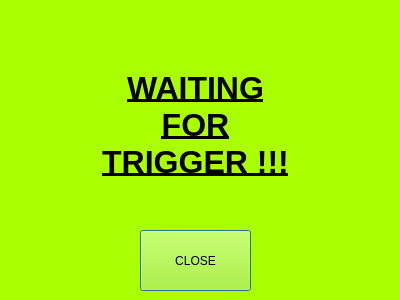
<?xml version="1.0" encoding="UTF-8"?>
<ui version="4.0">
 <class>waitForTriggerClass</class>
 <widget class="QDialog" name="waitForTriggerClass">
  <property name="geometry">
   <rect>
    <x>0</x>
    <y>0</y>
    <width>400</width>
    <height>300</height>
   </rect>
  </property>
  <property name="palette">
   <palette>
    <active>
     <colorrole role="WindowText">
      <brush brushstyle="SolidPattern">
       <color alpha="255">
        <red>0</red>
        <green>0</green>
        <blue>0</blue>
       </color>
      </brush>
     </colorrole>
     <colorrole role="Button">
      <brush brushstyle="SolidPattern">
       <color alpha="255">
        <red>170</red>
        <green>255</green>
        <blue>0</blue>
       </color>
      </brush>
     </colorrole>
     <colorrole role="Light">
      <brush brushstyle="SolidPattern">
       <color alpha="255">
        <red>213</red>
        <green>255</green>
        <blue>127</blue>
       </color>
      </brush>
     </colorrole>
     <colorrole role="Midlight">
      <brush brushstyle="SolidPattern">
       <color alpha="255">
        <red>191</red>
        <green>255</green>
        <blue>63</blue>
       </color>
      </brush>
     </colorrole>
     <colorrole role="Dark">
      <brush brushstyle="SolidPattern">
       <color alpha="255">
        <red>85</red>
        <green>127</green>
        <blue>0</blue>
       </color>
      </brush>
     </colorrole>
     <colorrole role="Mid">
      <brush brushstyle="SolidPattern">
       <color alpha="255">
        <red>113</red>
        <green>170</green>
        <blue>0</blue>
       </color>
      </brush>
     </colorrole>
     <colorrole role="Text">
      <brush brushstyle="SolidPattern">
       <color alpha="255">
        <red>0</red>
        <green>0</green>
        <blue>0</blue>
       </color>
      </brush>
     </colorrole>
     <colorrole role="BrightText">
      <brush brushstyle="SolidPattern">
       <color alpha="255">
        <red>255</red>
        <green>255</green>
        <blue>255</blue>
       </color>
      </brush>
     </colorrole>
     <colorrole role="ButtonText">
      <brush brushstyle="SolidPattern">
       <color alpha="255">
        <red>0</red>
        <green>0</green>
        <blue>0</blue>
       </color>
      </brush>
     </colorrole>
     <colorrole role="Base">
      <brush brushstyle="SolidPattern">
       <color alpha="255">
        <red>255</red>
        <green>255</green>
        <blue>255</blue>
       </color>
      </brush>
     </colorrole>
     <colorrole role="Window">
      <brush brushstyle="SolidPattern">
       <color alpha="255">
        <red>170</red>
        <green>255</green>
        <blue>0</blue>
       </color>
      </brush>
     </colorrole>
     <colorrole role="Shadow">
      <brush brushstyle="SolidPattern">
       <color alpha="255">
        <red>0</red>
        <green>0</green>
        <blue>0</blue>
       </color>
      </brush>
     </colorrole>
     <colorrole role="AlternateBase">
      <brush brushstyle="SolidPattern">
       <color alpha="255">
        <red>212</red>
        <green>255</green>
        <blue>127</blue>
       </color>
      </brush>
     </colorrole>
     <colorrole role="ToolTipBase">
      <brush brushstyle="SolidPattern">
       <color alpha="255">
        <red>255</red>
        <green>255</green>
        <blue>220</blue>
       </color>
      </brush>
     </colorrole>
     <colorrole role="ToolTipText">
      <brush brushstyle="SolidPattern">
       <color alpha="255">
        <red>0</red>
        <green>0</green>
        <blue>0</blue>
       </color>
      </brush>
     </colorrole>
    </active>
    <inactive>
     <colorrole role="WindowText">
      <brush brushstyle="SolidPattern">
       <color alpha="255">
        <red>0</red>
        <green>0</green>
        <blue>0</blue>
       </color>
      </brush>
     </colorrole>
     <colorrole role="Button">
      <brush brushstyle="SolidPattern">
       <color alpha="255">
        <red>170</red>
        <green>255</green>
        <blue>0</blue>
       </color>
      </brush>
     </colorrole>
     <colorrole role="Light">
      <brush brushstyle="SolidPattern">
       <color alpha="255">
        <red>213</red>
        <green>255</green>
        <blue>127</blue>
       </color>
      </brush>
     </colorrole>
     <colorrole role="Midlight">
      <brush brushstyle="SolidPattern">
       <color alpha="255">
        <red>191</red>
        <green>255</green>
        <blue>63</blue>
       </color>
      </brush>
     </colorrole>
     <colorrole role="Dark">
      <brush brushstyle="SolidPattern">
       <color alpha="255">
        <red>85</red>
        <green>127</green>
        <blue>0</blue>
       </color>
      </brush>
     </colorrole>
     <colorrole role="Mid">
      <brush brushstyle="SolidPattern">
       <color alpha="255">
        <red>113</red>
        <green>170</green>
        <blue>0</blue>
       </color>
      </brush>
     </colorrole>
     <colorrole role="Text">
      <brush brushstyle="SolidPattern">
       <color alpha="255">
        <red>0</red>
        <green>0</green>
        <blue>0</blue>
       </color>
      </brush>
     </colorrole>
     <colorrole role="BrightText">
      <brush brushstyle="SolidPattern">
       <color alpha="255">
        <red>255</red>
        <green>255</green>
        <blue>255</blue>
       </color>
      </brush>
     </colorrole>
     <colorrole role="ButtonText">
      <brush brushstyle="SolidPattern">
       <color alpha="255">
        <red>0</red>
        <green>0</green>
        <blue>0</blue>
       </color>
      </brush>
     </colorrole>
     <colorrole role="Base">
      <brush brushstyle="SolidPattern">
       <color alpha="255">
        <red>255</red>
        <green>255</green>
        <blue>255</blue>
       </color>
      </brush>
     </colorrole>
     <colorrole role="Window">
      <brush brushstyle="SolidPattern">
       <color alpha="255">
        <red>170</red>
        <green>255</green>
        <blue>0</blue>
       </color>
      </brush>
     </colorrole>
     <colorrole role="Shadow">
      <brush brushstyle="SolidPattern">
       <color alpha="255">
        <red>0</red>
        <green>0</green>
        <blue>0</blue>
       </color>
      </brush>
     </colorrole>
     <colorrole role="AlternateBase">
      <brush brushstyle="SolidPattern">
       <color alpha="255">
        <red>212</red>
        <green>255</green>
        <blue>127</blue>
       </color>
      </brush>
     </colorrole>
     <colorrole role="ToolTipBase">
      <brush brushstyle="SolidPattern">
       <color alpha="255">
        <red>255</red>
        <green>255</green>
        <blue>220</blue>
       </color>
      </brush>
     </colorrole>
     <colorrole role="ToolTipText">
      <brush brushstyle="SolidPattern">
       <color alpha="255">
        <red>0</red>
        <green>0</green>
        <blue>0</blue>
       </color>
      </brush>
     </colorrole>
    </inactive>
    <disabled>
     <colorrole role="WindowText">
      <brush brushstyle="SolidPattern">
       <color alpha="255">
        <red>85</red>
        <green>127</green>
        <blue>0</blue>
       </color>
      </brush>
     </colorrole>
     <colorrole role="Button">
      <brush brushstyle="SolidPattern">
       <color alpha="255">
        <red>170</red>
        <green>255</green>
        <blue>0</blue>
       </color>
      </brush>
     </colorrole>
     <colorrole role="Light">
      <brush brushstyle="SolidPattern">
       <color alpha="255">
        <red>213</red>
        <green>255</green>
        <blue>127</blue>
       </color>
      </brush>
     </colorrole>
     <colorrole role="Midlight">
      <brush brushstyle="SolidPattern">
       <color alpha="255">
        <red>191</red>
        <green>255</green>
        <blue>63</blue>
       </color>
      </brush>
     </colorrole>
     <colorrole role="Dark">
      <brush brushstyle="SolidPattern">
       <color alpha="255">
        <red>85</red>
        <green>127</green>
        <blue>0</blue>
       </color>
      </brush>
     </colorrole>
     <colorrole role="Mid">
      <brush brushstyle="SolidPattern">
       <color alpha="255">
        <red>113</red>
        <green>170</green>
        <blue>0</blue>
       </color>
      </brush>
     </colorrole>
     <colorrole role="Text">
      <brush brushstyle="SolidPattern">
       <color alpha="255">
        <red>85</red>
        <green>127</green>
        <blue>0</blue>
       </color>
      </brush>
     </colorrole>
     <colorrole role="BrightText">
      <brush brushstyle="SolidPattern">
       <color alpha="255">
        <red>255</red>
        <green>255</green>
        <blue>255</blue>
       </color>
      </brush>
     </colorrole>
     <colorrole role="ButtonText">
      <brush brushstyle="SolidPattern">
       <color alpha="255">
        <red>85</red>
        <green>127</green>
        <blue>0</blue>
       </color>
      </brush>
     </colorrole>
     <colorrole role="Base">
      <brush brushstyle="SolidPattern">
       <color alpha="255">
        <red>170</red>
        <green>255</green>
        <blue>0</blue>
       </color>
      </brush>
     </colorrole>
     <colorrole role="Window">
      <brush brushstyle="SolidPattern">
       <color alpha="255">
        <red>170</red>
        <green>255</green>
        <blue>0</blue>
       </color>
      </brush>
     </colorrole>
     <colorrole role="Shadow">
      <brush brushstyle="SolidPattern">
       <color alpha="255">
        <red>0</red>
        <green>0</green>
        <blue>0</blue>
       </color>
      </brush>
     </colorrole>
     <colorrole role="AlternateBase">
      <brush brushstyle="SolidPattern">
       <color alpha="255">
        <red>170</red>
        <green>255</green>
        <blue>0</blue>
       </color>
      </brush>
     </colorrole>
     <colorrole role="ToolTipBase">
      <brush brushstyle="SolidPattern">
       <color alpha="255">
        <red>255</red>
        <green>255</green>
        <blue>220</blue>
       </color>
      </brush>
     </colorrole>
     <colorrole role="ToolTipText">
      <brush brushstyle="SolidPattern">
       <color alpha="255">
        <red>0</red>
        <green>0</green>
        <blue>0</blue>
       </color>
      </brush>
     </colorrole>
    </disabled>
   </palette>
  </property>
  <property name="acceptDrops">
   <bool>false</bool>
  </property>
  <property name="windowTitle">
   <string>waitForTrigger</string>
  </property>
  <property name="modal">
   <bool>true</bool>
  </property>
  <widget class="QLabel" name="pleaseWaitLabel">
   <property name="geometry">
    <rect>
     <x>20</x>
     <y>60</y>
     <width>351</width>
     <height>131</height>
    </rect>
   </property>
   <property name="text">
    <string>&lt;!DOCTYPE HTML PUBLIC &quot;-//W3C//DTD HTML 4.0//EN&quot; &quot;http://www.w3.org/TR/REC-html40/strict.dtd&quot;&gt;
&lt;html&gt;&lt;head&gt;&lt;meta name=&quot;qrichtext&quot; content=&quot;1&quot; /&gt;&lt;style type=&quot;text/css&quot;&gt;
p, li { white-space: pre-wrap; }
&lt;/style&gt;&lt;/head&gt;&lt;body style=&quot; font-family:'Ubuntu'; font-size:11pt; font-weight:400; font-style:normal;&quot;&gt;
&lt;table border=&quot;0&quot; style=&quot;-qt-table-type: root; margin-top:4px; margin-bottom:4px; margin-left:4px; margin-right:4px;&quot;&gt;
&lt;tr&gt;
&lt;td style=&quot;border: none;&quot;&gt;
&lt;p align=&quot;center&quot; style=&quot; margin-top:0px; margin-bottom:0px; margin-left:0px; margin-right:0px; -qt-block-indent:0; text-indent:0px;&quot;&gt;&lt;span style=&quot; font-family:'MS Shell Dlg 2'; font-size:24pt; font-weight:600; text-decoration: underline; color:#000000;&quot;&gt;WAITING&lt;/span&gt;&lt;/p&gt;
&lt;p align=&quot;center&quot; style=&quot; margin-top:0px; margin-bottom:0px; margin-left:0px; margin-right:0px; -qt-block-indent:0; text-indent:0px;&quot;&gt;&lt;span style=&quot; font-family:'MS Shell Dlg 2'; font-size:24pt; font-weight:600; text-decoration: underline; color:#000000;&quot;&gt;FOR&lt;/span&gt;&lt;/p&gt;
&lt;p align=&quot;center&quot; style=&quot; margin-top:0px; margin-bottom:0px; margin-left:0px; margin-right:0px; -qt-block-indent:0; text-indent:0px;&quot;&gt;&lt;span style=&quot; font-family:'MS Shell Dlg 2'; font-size:24pt; font-weight:600; text-decoration: underline; color:#000000;&quot;&gt;TRIGGER&lt;/span&gt;&lt;span style=&quot; font-family:'MS Shell Dlg 2'; font-size:24pt; font-weight:600; text-decoration: underline; color:#000000;&quot;&gt; &lt;/span&gt;&lt;span style=&quot; font-family:'MS Shell Dlg 2'; font-size:24pt; font-weight:600; text-decoration: underline; color:#000000;&quot;&gt;!!!&lt;/span&gt;&lt;/p&gt;&lt;/td&gt;&lt;/tr&gt;&lt;/table&gt;&lt;/body&gt;&lt;/html&gt;</string>
   </property>
  </widget>
  <widget class="QPushButton" name="closeButton">
   <property name="geometry">
    <rect>
     <x>140</x>
     <y>230</y>
     <width>111</width>
     <height>61</height>
    </rect>
   </property>
   <property name="minimumSize">
    <size>
     <width>111</width>
     <height>61</height>
    </size>
   </property>
   <property name="maximumSize">
    <size>
     <width>111</width>
     <height>41</height>
    </size>
   </property>
   <property name="text">
    <string>CLOSE</string>
   </property>
  </widget>
 </widget>
 <layoutdefault spacing="6" margin="11"/>
 <resources/>
 <connections>
  <connection>
   <sender>closeButton</sender>
   <signal>released()</signal>
   <receiver>waitForTriggerClass</receiver>
   <slot>close()</slot>
   <hints>
    <hint type="sourcelabel">
     <x>240</x>
     <y>243</y>
    </hint>
    <hint type="destinationlabel">
     <x>261</x>
     <y>254</y>
    </hint>
   </hints>
  </connection>
 </connections>
</ui>
